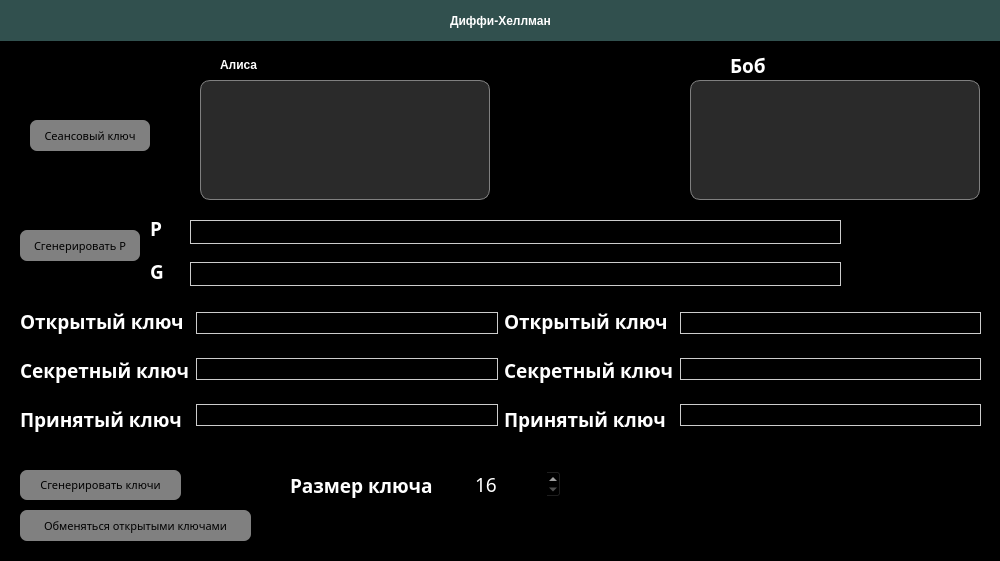
<?xml version="1.0" encoding="UTF-8"?>
<ui version="4.0">
 <class>MainWindow</class>
 <widget class="QMainWindow" name="MainWindow">
  <property name="geometry">
   <rect>
    <x>0</x>
    <y>0</y>
    <width>1000</width>
    <height>561</height>
   </rect>
  </property>
  <property name="sizePolicy">
   <sizepolicy hsizetype="Fixed" vsizetype="Fixed">
    <horstretch>0</horstretch>
    <verstretch>0</verstretch>
   </sizepolicy>
  </property>
  <property name="minimumSize">
   <size>
    <width>685</width>
    <height>520</height>
   </size>
  </property>
  <property name="maximumSize">
   <size>
    <width>1000</width>
    <height>650</height>
   </size>
  </property>
  <property name="windowTitle">
   <string>RSA</string>
  </property>
  <widget class="QWidget" name="centralwidget">
   <property name="styleSheet">
    <string notr="true">background-color: #000</string>
   </property>
   <widget class="QLabel" name="label_9">
    <property name="geometry">
     <rect>
      <x>730</x>
      <y>50</y>
      <width>41</width>
      <height>30</height>
     </rect>
    </property>
    <property name="font">
     <font>
      <family>Century Gothic</family>
      <pointsize>14</pointsize>
      <weight>87</weight>
      <italic>false</italic>
      <bold>true</bold>
     </font>
    </property>
    <property name="styleSheet">
     <string notr="true">color: white;
font: 14pt &quot;Century Gothic&quot;;
font-weight: 700;</string>
    </property>
    <property name="text">
     <string>Боб</string>
    </property>
   </widget>
   <widget class="QFrame" name="frame">
    <property name="geometry">
     <rect>
      <x>0</x>
      <y>0</y>
      <width>1001</width>
      <height>41</height>
     </rect>
    </property>
    <property name="styleSheet">
     <string notr="true">background-color: rgb(49, 80, 78)</string>
    </property>
    <property name="frameShape">
     <enum>QFrame::StyledPanel</enum>
    </property>
    <property name="frameShadow">
     <enum>QFrame::Raised</enum>
    </property>
    <widget class="QWidget" name="horizontalLayoutWidget_3">
     <property name="geometry">
      <rect>
       <x>0</x>
       <y>0</y>
       <width>1001</width>
       <height>41</height>
      </rect>
     </property>
     <layout class="QHBoxLayout" name="horizontalLayout_3">
      <item>
       <spacer name="horizontalSpacer_2">
        <property name="orientation">
         <enum>Qt::Horizontal</enum>
        </property>
        <property name="sizeHint" stdset="0">
         <size>
          <width>40</width>
          <height>20</height>
         </size>
        </property>
       </spacer>
      </item>
      <item>
       <widget class="QLabel" name="label_4">
        <property name="styleSheet">
         <string notr="true">color: white;
font: 18pt &quot;Century Gothic&quot;;
font-weight: 700;</string>
        </property>
        <property name="text">
         <string>Диффи-Хеллман</string>
        </property>
       </widget>
      </item>
      <item>
       <spacer name="horizontalSpacer">
        <property name="orientation">
         <enum>Qt::Horizontal</enum>
        </property>
        <property name="sizeHint" stdset="0">
         <size>
          <width>40</width>
          <height>20</height>
         </size>
        </property>
       </spacer>
      </item>
     </layout>
    </widget>
   </widget>
   <widget class="QLabel" name="label_8">
    <property name="geometry">
     <rect>
      <x>220</x>
      <y>50</y>
      <width>71</width>
      <height>30</height>
     </rect>
    </property>
    <property name="font">
     <font>
      <weight>87</weight>
      <bold>true</bold>
     </font>
    </property>
    <property name="styleSheet">
     <string notr="true">color: white;
font-weight: 700;</string>
    </property>
    <property name="text">
     <string>Алиса</string>
    </property>
   </widget>
   <widget class="QTextBrowser" name="bob_session_key">
    <property name="geometry">
     <rect>
      <x>690</x>
      <y>80</y>
      <width>290</width>
      <height>120</height>
     </rect>
    </property>
    <property name="styleSheet">
     <string notr="true">background-color: rgb(42, 42, 42);
border: 1px solid gray;
border-radius: 10px;
color: white;
</string>
    </property>
   </widget>
   <widget class="QPlainTextEdit" name="alice_session_key">
    <property name="geometry">
     <rect>
      <x>200</x>
      <y>80</y>
      <width>290</width>
      <height>120</height>
     </rect>
    </property>
    <property name="styleSheet">
     <string notr="true">background-color: rgb(42, 42, 42);
border: 1px solid gray;
border-radius: 10px;
color: white;
</string>
    </property>
    <property name="readOnly">
     <bool>true</bool>
    </property>
   </widget>
   <widget class="QWidget" name="horizontalLayoutWidget">
    <property name="geometry">
     <rect>
      <x>20</x>
      <y>300</y>
      <width>961</width>
      <height>141</height>
     </rect>
    </property>
    <layout class="QHBoxLayout" name="horizontalLayout">
     <item>
      <layout class="QHBoxLayout" name="horizontalLayout_2" stretch="1,5">
       <item>
        <layout class="QVBoxLayout" name="verticalLayout_2">
         <item>
          <widget class="QLabel" name="label_public_key">
           <property name="font">
            <font>
             <family>Century Gothic</family>
             <pointsize>14</pointsize>
             <weight>75</weight>
             <bold>true</bold>
            </font>
           </property>
           <property name="styleSheet">
            <string notr="true">color: white;</string>
           </property>
           <property name="text">
            <string>Открытый ключ</string>
           </property>
          </widget>
         </item>
         <item>
          <widget class="QLabel" name="label_private_key">
           <property name="font">
            <font>
             <family>Century Gothic</family>
             <pointsize>14</pointsize>
             <weight>75</weight>
             <bold>true</bold>
            </font>
           </property>
           <property name="styleSheet">
            <string notr="true">color: white;</string>
           </property>
           <property name="text">
            <string>Секретный ключ</string>
           </property>
          </widget>
         </item>
         <item>
          <widget class="QLabel" name="label_recieved_key">
           <property name="font">
            <font>
             <family>Century Gothic</family>
             <pointsize>14</pointsize>
             <weight>75</weight>
             <bold>true</bold>
            </font>
           </property>
           <property name="styleSheet">
            <string notr="true">color: white;</string>
           </property>
           <property name="text">
            <string>Принятый ключ</string>
           </property>
          </widget>
         </item>
        </layout>
       </item>
       <item>
        <layout class="QVBoxLayout" name="verticalLayout_3">
         <property name="spacing">
          <number>12</number>
         </property>
         <property name="bottomMargin">
          <number>0</number>
         </property>
         <item>
          <widget class="QLineEdit" name="lineEdit_public_key">
           <property name="enabled">
            <bool>true</bool>
           </property>
           <property name="font">
            <font>
             <family>Century Gothic</family>
             <pointsize>10</pointsize>
            </font>
           </property>
           <property name="styleSheet">
            <string notr="true">border: 1px solid #ccc;
color: white;</string>
           </property>
          </widget>
         </item>
         <item>
          <widget class="QLineEdit" name="lineEdit_private_key">
           <property name="enabled">
            <bool>true</bool>
           </property>
           <property name="font">
            <font>
             <family>Century Gothic</family>
             <pointsize>10</pointsize>
            </font>
           </property>
           <property name="styleSheet">
            <string notr="true">border: 1px solid #ccc;
color: white;</string>
           </property>
          </widget>
         </item>
         <item>
          <widget class="QLineEdit" name="lineEdit_recieved_key">
           <property name="enabled">
            <bool>true</bool>
           </property>
           <property name="font">
            <font>
             <family>Century Gothic</family>
             <pointsize>10</pointsize>
            </font>
           </property>
           <property name="styleSheet">
            <string notr="true">border: 1px solid #ccc;
color: white;</string>
           </property>
          </widget>
         </item>
        </layout>
       </item>
      </layout>
     </item>
     <item>
      <layout class="QVBoxLayout" name="verticalLayout"/>
     </item>
     <item>
      <layout class="QHBoxLayout" name="horizontalLayout_4" stretch="1,5">
       <item>
        <layout class="QVBoxLayout" name="verticalLayout_4">
         <item>
          <widget class="QLabel" name="label_public_key_2">
           <property name="font">
            <font>
             <family>Century Gothic</family>
             <pointsize>14</pointsize>
             <weight>75</weight>
             <bold>true</bold>
            </font>
           </property>
           <property name="styleSheet">
            <string notr="true">color: white;</string>
           </property>
           <property name="text">
            <string>Открытый ключ</string>
           </property>
          </widget>
         </item>
         <item>
          <widget class="QLabel" name="label_private_key_2">
           <property name="font">
            <font>
             <family>Century Gothic</family>
             <pointsize>14</pointsize>
             <weight>75</weight>
             <bold>true</bold>
            </font>
           </property>
           <property name="styleSheet">
            <string notr="true">color: white;</string>
           </property>
           <property name="text">
            <string>Секретный ключ</string>
           </property>
          </widget>
         </item>
         <item>
          <widget class="QLabel" name="label_recieved_key_2">
           <property name="font">
            <font>
             <family>Century Gothic</family>
             <pointsize>14</pointsize>
             <weight>75</weight>
             <bold>true</bold>
            </font>
           </property>
           <property name="styleSheet">
            <string notr="true">color: white;</string>
           </property>
           <property name="text">
            <string>Принятый ключ</string>
           </property>
          </widget>
         </item>
        </layout>
       </item>
       <item>
        <layout class="QVBoxLayout" name="verticalLayout_5">
         <property name="spacing">
          <number>12</number>
         </property>
         <property name="bottomMargin">
          <number>0</number>
         </property>
         <item>
          <widget class="QLineEdit" name="lineEdit_public_key_2">
           <property name="enabled">
            <bool>true</bool>
           </property>
           <property name="font">
            <font>
             <family>Century Gothic</family>
             <pointsize>10</pointsize>
            </font>
           </property>
           <property name="styleSheet">
            <string notr="true">border: 1px solid #ccc;
color: white;</string>
           </property>
          </widget>
         </item>
         <item>
          <widget class="QLineEdit" name="lineEdit_private_key_2">
           <property name="enabled">
            <bool>true</bool>
           </property>
           <property name="font">
            <font>
             <family>Century Gothic</family>
             <pointsize>10</pointsize>
            </font>
           </property>
           <property name="styleSheet">
            <string notr="true">border: 1px solid #ccc;
color: white;</string>
           </property>
          </widget>
         </item>
         <item>
          <widget class="QLineEdit" name="lineEdit_recieved_key_2">
           <property name="enabled">
            <bool>true</bool>
           </property>
           <property name="font">
            <font>
             <family>Century Gothic</family>
             <pointsize>10</pointsize>
            </font>
           </property>
           <property name="styleSheet">
            <string notr="true">border: 1px solid #ccc;
color: white;</string>
           </property>
          </widget>
         </item>
        </layout>
       </item>
      </layout>
     </item>
    </layout>
   </widget>
   <widget class="QPushButton" name="gen_btn">
    <property name="geometry">
     <rect>
      <x>20</x>
      <y>470</y>
      <width>161</width>
      <height>30</height>
     </rect>
    </property>
    <property name="font">
     <font>
      <family>Century Gothic</family>
      <pointsize>8</pointsize>
     </font>
    </property>
    <property name="styleSheet">
     <string notr="true">QPushButton {
	color: black;
	background-color: grey;
	border-radius: 7px;
}

QPushButton:pressed {
	background-color: rgb(102, 102, 102);
}</string>
    </property>
    <property name="text">
     <string>Сгенерировать ключи</string>
    </property>
   </widget>
   <widget class="QPushButton" name="session_key_btn">
    <property name="geometry">
     <rect>
      <x>30</x>
      <y>120</y>
      <width>120</width>
      <height>31</height>
     </rect>
    </property>
    <property name="font">
     <font>
      <family>Century Gothic</family>
      <pointsize>8</pointsize>
     </font>
    </property>
    <property name="styleSheet">
     <string notr="true">QPushButton {
	color: black;
	background-color: grey;
	border-radius: 7px;
}

QPushButton:pressed {
	background-color: rgb(102, 102, 102);
}</string>
    </property>
    <property name="text">
     <string>Сеансовый ключ</string>
    </property>
   </widget>
   <widget class="QPushButton" name="post_key_btn">
    <property name="geometry">
     <rect>
      <x>20</x>
      <y>510</y>
      <width>231</width>
      <height>31</height>
     </rect>
    </property>
    <property name="font">
     <font>
      <family>Century Gothic</family>
      <pointsize>8</pointsize>
     </font>
    </property>
    <property name="styleSheet">
     <string notr="true">QPushButton {
	color: black;
	background-color: grey;
	border-radius: 7px;
}

QPushButton:pressed {
	background-color: rgb(102, 102, 102);
}</string>
    </property>
    <property name="text">
     <string>Обменяться открытыми ключами</string>
    </property>
   </widget>
   <widget class="QLabel" name="label_key_size">
    <property name="geometry">
     <rect>
      <x>290</x>
      <y>470</y>
      <width>178</width>
      <height>30</height>
     </rect>
    </property>
    <property name="font">
     <font>
      <family>Century Gothic</family>
      <pointsize>14</pointsize>
      <weight>75</weight>
      <bold>true</bold>
     </font>
    </property>
    <property name="styleSheet">
     <string notr="true">color: white;</string>
    </property>
    <property name="text">
     <string>Размер ключа</string>
    </property>
   </widget>
   <widget class="QSpinBox" name="key_size_spinBox">
    <property name="geometry">
     <rect>
      <x>470</x>
      <y>470</y>
      <width>91</width>
      <height>28</height>
     </rect>
    </property>
    <property name="font">
     <font>
      <family>Century Gothic</family>
      <pointsize>14</pointsize>
     </font>
    </property>
    <property name="styleSheet">
     <string notr="true">color: white;</string>
    </property>
    <property name="minimum">
     <number>16</number>
    </property>
   </widget>
   <widget class="QLineEdit" name="lineEdit_g">
    <property name="enabled">
     <bool>true</bool>
    </property>
    <property name="geometry">
     <rect>
      <x>190</x>
      <y>262</y>
      <width>651</width>
      <height>24</height>
     </rect>
    </property>
    <property name="font">
     <font>
      <family>Century Gothic</family>
      <pointsize>10</pointsize>
     </font>
    </property>
    <property name="styleSheet">
     <string notr="true">border: 1px solid #ccc;
color: white;</string>
    </property>
   </widget>
   <widget class="QLabel" name="label_g">
    <property name="geometry">
     <rect>
      <x>150</x>
      <y>253</y>
      <width>21</width>
      <height>37</height>
     </rect>
    </property>
    <property name="font">
     <font>
      <family>Century Gothic</family>
      <pointsize>14</pointsize>
      <weight>75</weight>
      <bold>true</bold>
     </font>
    </property>
    <property name="styleSheet">
     <string notr="true">color: white;</string>
    </property>
    <property name="text">
     <string>G</string>
    </property>
   </widget>
   <widget class="QLineEdit" name="lineEdit_p">
    <property name="enabled">
     <bool>true</bool>
    </property>
    <property name="geometry">
     <rect>
      <x>190</x>
      <y>220</y>
      <width>651</width>
      <height>24</height>
     </rect>
    </property>
    <property name="font">
     <font>
      <family>Century Gothic</family>
      <pointsize>10</pointsize>
     </font>
    </property>
    <property name="styleSheet">
     <string notr="true">border: 1px solid #ccc;
color: white;</string>
    </property>
   </widget>
   <widget class="QLabel" name="label_p">
    <property name="geometry">
     <rect>
      <x>150</x>
      <y>210</y>
      <width>21</width>
      <height>37</height>
     </rect>
    </property>
    <property name="font">
     <font>
      <family>Century Gothic</family>
      <pointsize>14</pointsize>
      <weight>75</weight>
      <bold>true</bold>
     </font>
    </property>
    <property name="styleSheet">
     <string notr="true">color: white;</string>
    </property>
    <property name="text">
     <string>P</string>
    </property>
   </widget>
   <widget class="QPushButton" name="p_gen_btn">
    <property name="geometry">
     <rect>
      <x>20</x>
      <y>230</y>
      <width>120</width>
      <height>31</height>
     </rect>
    </property>
    <property name="font">
     <font>
      <family>Century Gothic</family>
      <pointsize>8</pointsize>
     </font>
    </property>
    <property name="styleSheet">
     <string notr="true">QPushButton {
	color: black;
	background-color: grey;
	border-radius: 7px;
}

QPushButton:pressed {
	background-color: rgb(102, 102, 102);
}</string>
    </property>
    <property name="text">
     <string>Сгенерировать P</string>
    </property>
   </widget>
  </widget>
 </widget>
 <resources/>
 <connections/>
</ui>
